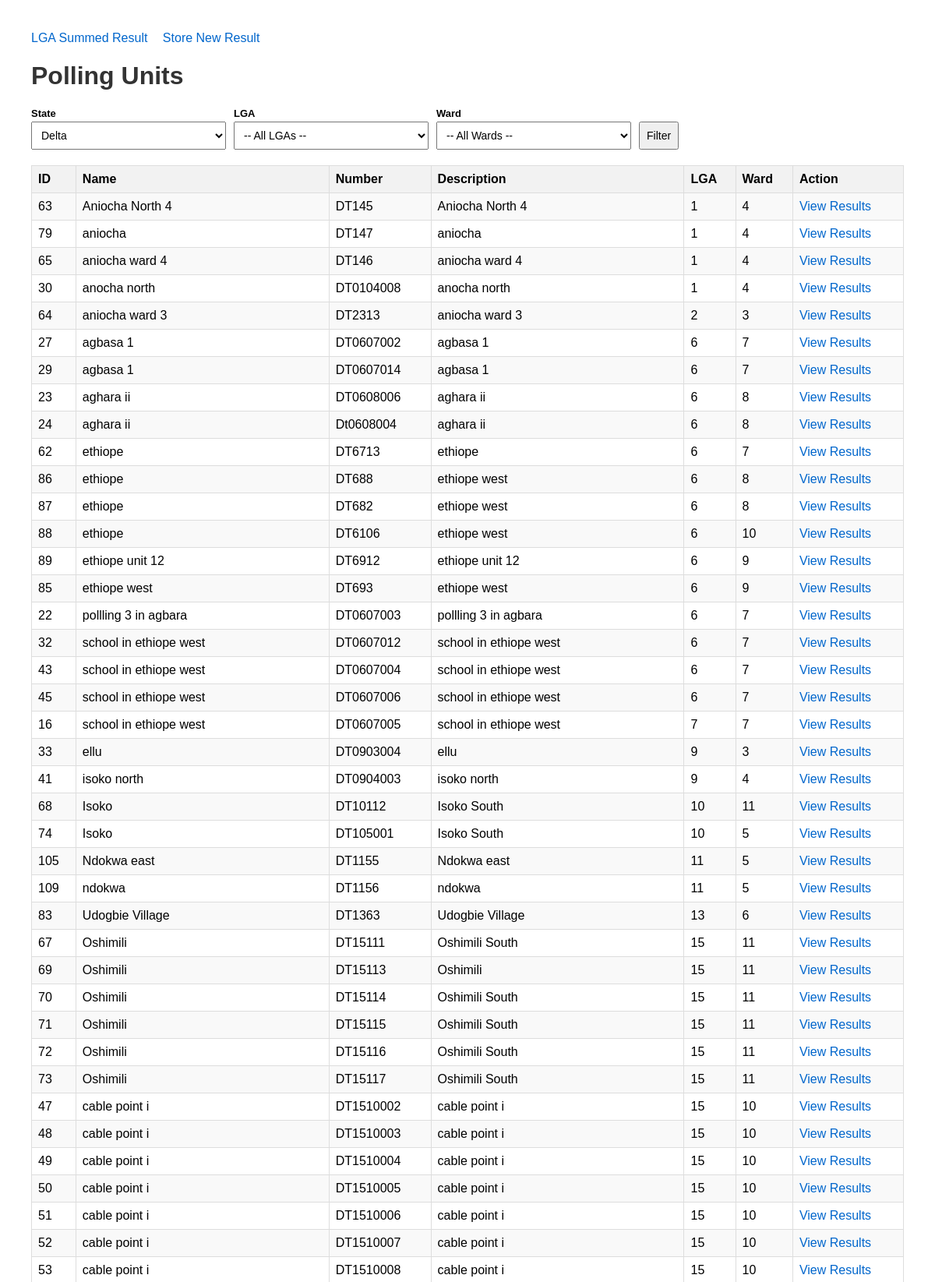
Screenshot of /?state_id=25 (upper part) with the database file from the repository.
### bincom_app/models.py (models this page shows)
class PollingUnit(models.Model):
    uniqueid = models.AutoField(primary_key=True)
    polling_unit_id = models.IntegerField()
    ward_id = models.IntegerField()
    lga_id = models.IntegerField()
    uniquewardid = models.IntegerField(null=True, blank=True)
    polling_unit_number = models.CharField(max_length=50, null=True, blank=True)
    polling_unit_name = models.CharField(max_length=50, null=True, blank=True)
    polling_unit_description = models.TextField(null=True, blank=True)
    lat = models.CharField(max_length=255, null=True, blank=True)
    long = models.CharField(max_length=255, null=True, blank=True)
    entered_by_user = models.CharField(max_length=50, null=True, blank=True)
    date_entered = models.DateTimeField(null=True, blank=True)
    user_ip_address = models.CharField(max_length=50, null=True, blank=True)
    class Meta:
        db_table = 'polling_unit'

### bincom_app/views.py (the view)
# urls.py: path('', views.home, name='home'),
def home(request):
    states = States.objects.all()
    lgas = None
    wards = None
    polling_units = PollingUnit.objects.none()
    state_id = request.GET.get('state_id')
    lga_id = request.GET.get('lga_id')
    ward_id = request.GET.get('ward_id')
    if ward_id:
        polling_units = PollingUnit.objects.filter(
            ward_id=ward_id, lga_id=lga_id
        ).order_by('polling_unit_name')
        lgas = Lga.objects.filter(state_id=state_id).order_by('lga_name')
        wards = Ward.objects.filter(lga_id=lga_id).order_by('ward_name')
    elif lga_id:
        wards = Ward.objects.filter(lga_id=lga_id).order_by('ward_name')
        polling_units = PollingUnit.objects.filter(
            lga_id=lga_id
        ).order_by('polling_unit_name')
        lgas = Lga.objects.filter(state_id=state_id).order_by('lga_name')
    elif state_id:
        lgas = Lga.objects.filter(state_id=state_id).order_by('lga_name')
        polling_units = PollingUnit.objects.filter(
            lga_id__in=Lga.objects.filter(state_id=state_id).values('lga_id')
        ).order_by('lga_id', 'polling_unit_name')
    return render(request, 'bincom_app/home.html', {
        'states': states,
        'lgas': lgas,
        'wards': wards,
        'polling_units': polling_units,
        'selected_state': state_id,
        'selected_lga': lga_id,
        'selected_ward': ward_id,
    })

### bincom_app/templates/bincom_app/home.html (shortened to what this page needs)
<!DOCTYPE html>
<html>
<head>
</head>
<body>
    <nav>
        <a href="{% url 'lga_summed_result' %}">LGA Summed Result</a>
        <a href="{% url 'store_polling_unit_result' %}">Store New Result</a>
    </nav>
    <h1>Polling Units</h1>
    <form id="filter-form" method="GET">
        <div class="filters">
            <div class="filter-group">
                <label>State</label>
                <select name="state_id" id="id_state" onchange="loadLgas()">
                    {% for s in states %}
                        <option value="{{ s.state_id }}" {% if selected_state == s.state_id|stringformat:"s" %}selected{% endif %}>
                            {{ s.state_name }}
                        </option>
                    {% endfor %}
                </select>
            </div>
            <div class="filter-group">
                <label>LGA</label>
                <select name="lga_id" id="id_lga" onchange="loadWards()">
                    <option value="">-- All LGAs --</option>
                </select>
            </div>
            <div class="filter-group">
                <label>Ward</label>
                <select name="ward_id" id="id_ward">
                    <option value="">-- All Wards --</option>
                </select>
            </div>
            <button type="submit">Filter</button>
        </div>
    </form>
    {% if polling_units %}
        <table>
            <tr>
                <th>ID</th>
                <th>Name</th>
                <th>Number</th>
                <th>Description</th>
                <th>LGA</th>
                <th>Ward</th>
                <th>Action</th>
            </tr>
            {% for pu in polling_units %}
                <tr>
                    <td>{{ pu.uniqueid }}</td>
                    <td>{{ pu.polling_unit_name|default:"N/A" }}</td>
                    <td>{{ pu.polling_unit_number|default:"N/A" }}</td>
                    <td>{{ pu.polling_unit_description|default:""|truncatewords:10 }}</td>
                    <td>{{ pu.lga_id }}</td>
                    <td>{{ pu.ward_id }}</td>
                    <td><a href="{% url 'polling_unit_result' pu.uniqueid %}">View Results</a></td>
                </tr>
            {% endfor %}
        </table>
    {% else %}
        {% if selected_state %}
            <p>No polling units found for the selected filters.</p>
        {% else %}
            <p>Select a state to view polling units.</p>
        {% endif %}
    {% endif %}
</body>
</html>

### bincom_app/templates/bincom_app/home.html (style rules this page uses)
body { font-family: Arial, sans-serif; margin: 40px; }
h1 { color: #333; }
nav { margin-bottom: 20px; }
nav a { margin-right: 15px; color: #0066cc; }
select, button { padding: 8px; font-size: 14px; }
select { width: 250px; }
button { cursor: pointer; }
.filters { margin: 15px 0; display: flex; gap: 10px; align-items: end; flex-wrap: wrap; }
.filter-group { display: flex; flex-direction: column; }
.filter-group label { font-weight: bold; margin-bottom: 3px; font-size: 13px; }
table { border-collapse: collapse; width: 100%; margin-top: 20px; }
th, td { border: 1px solid #ddd; padding: 8px; text-align: left; }
th { background-color: #f2f2f2; }
tr:nth-child(even) { background-color: #f9f9f9; }
a { color: #0066cc; text-decoration: none; }

### rows the page displays
PollingUnit: uniqueid "63", polling_unit_name "Aniocha North 4", polling_unit_number "DT145", polling_unit_description "Aniocha North 4", lga_id "1", ward_id "4"
PollingUnit: uniqueid "79", polling_unit_name "aniocha", polling_unit_number "DT147", polling_unit_description "aniocha", lga_id "1", ward_id "4"
PollingUnit: uniqueid "65", polling_unit_name "aniocha ward 4", polling_unit_number "DT146", polling_unit_description "aniocha ward 4", lga_id "1", ward_id "4"
PollingUnit: uniqueid "30", polling_unit_name "anocha north", polling_unit_number "DT0104008", polling_unit_description "anocha north", lga_id "1", ward_id "4"
PollingUnit: uniqueid "64", polling_unit_name "aniocha ward 3", polling_unit_number "DT2313", polling_unit_description "aniocha ward 3", lga_id "2", ward_id "3"
PollingUnit: uniqueid "27", polling_unit_name "agbasa 1", polling_unit_number "DT0607002", polling_unit_description "agbasa 1", lga_id "6", ward_id "7"
PollingUnit: uniqueid "29", polling_unit_name "agbasa 1", polling_unit_number "DT0607014", polling_unit_description "agbasa 1", lga_id "6", ward_id "7"
PollingUnit: uniqueid "23", polling_unit_name "aghara ii", polling_unit_number "DT0608006", polling_unit_description "aghara ii", lga_id "6", ward_id "8"
PollingUnit: uniqueid "24", polling_unit_name "aghara ii", polling_unit_number "Dt0608004", polling_unit_description "aghara ii", lga_id "6", ward_id "8"
PollingUnit: uniqueid "62", polling_unit_name "ethiope", polling_unit_number "DT6713", polling_unit_description "ethiope", lga_id "6", ward_id "7"
PollingUnit: uniqueid "86", polling_unit_name "ethiope", polling_unit_number "DT688", polling_unit_description "ethiope west", lga_id "6", ward_id "8"
PollingUnit: uniqueid "87", polling_unit_name "ethiope", polling_unit_number "DT682", polling_unit_description "ethiope west", lga_id "6", ward_id "8"
PollingUnit: uniqueid "88", polling_unit_name "ethiope", polling_unit_number "DT6106", polling_unit_description "ethiope west", lga_id "6", ward_id "10"
PollingUnit: uniqueid "89", polling_unit_name "ethiope unit 12", polling_unit_number "DT6912", polling_unit_description "ethiope unit 12", lga_id "6", ward_id "9"
PollingUnit: uniqueid "85", polling_unit_name "ethiope west", polling_unit_number "DT693", polling_unit_description "ethiope west", lga_id "6", ward_id "9"
PollingUnit: uniqueid "22", polling_unit_name "pollling 3 in agbara", polling_unit_number "DT0607003", polling_unit_description "pollling 3 in agbara", lga_id "6", ward_id "7"
PollingUnit: uniqueid "32", polling_unit_name "school in ethiope west", polling_unit_number "DT0607012", polling_unit_description "school in ethiope west", lga_id "6", ward_id "7"
PollingUnit: uniqueid "43", polling_unit_name "school in ethiope west", polling_unit_number "DT0607004", polling_unit_description "school in ethiope west", lga_id "6", ward_id "7"
PollingUnit: uniqueid "45", polling_unit_name "school in ethiope west", polling_unit_number "DT0607006", polling_unit_description "school in ethiope west", lga_id "6", ward_id "7"
PollingUnit: uniqueid "16", polling_unit_name "school in ethiope west", polling_unit_number "DT0607005", polling_unit_description "school in ethiope west", lga_id "7", ward_id "7"
PollingUnit: uniqueid "33", polling_unit_name "ellu", polling_unit_number "DT0903004", polling_unit_description "ellu", lga_id "9", ward_id "3"
PollingUnit: uniqueid "41", polling_unit_name "isoko north", polling_unit_number "DT0904003", polling_unit_description "isoko north", lga_id "9", ward_id "4"
PollingUnit: uniqueid "68", polling_unit_name "Isoko", polling_unit_number "DT10112", polling_unit_description "Isoko South", lga_id "10", ward_id "11"
PollingUnit: uniqueid "74", polling_unit_name "Isoko", polling_unit_number "DT105001", polling_unit_description "Isoko South", lga_id "10", ward_id "5"
PollingUnit: uniqueid "105", polling_unit_name "Ndokwa east", polling_unit_number "DT1155", polling_unit_description "Ndokwa east", lga_id "11", ward_id "5"
PollingUnit: uniqueid "109", polling_unit_name "ndokwa", polling_unit_number "DT1156", polling_unit_description "ndokwa", lga_id "11", ward_id "5"
PollingUnit: uniqueid "83", polling_unit_name "Udogbie Village", polling_unit_number "DT1363", polling_unit_description "Udogbie Village", lga_id "13", ward_id "6"
PollingUnit: uniqueid "67", polling_unit_name "Oshimili", polling_unit_number "DT15111", polling_unit_description "Oshimili South", lga_id "15", ward_id "11"
PollingUnit: uniqueid "69", polling_unit_name "Oshimili", polling_unit_number "DT15113", polling_unit_description "Oshimili", lga_id "15", ward_id "11"
PollingUnit: uniqueid "70", polling_unit_name "Oshimili", polling_unit_number "DT15114", polling_unit_description "Oshimili South", lga_id "15", ward_id "11"
PollingUnit: uniqueid "71", polling_unit_name "Oshimili", polling_unit_number "DT15115", polling_unit_description "Oshimili South", lga_id "15", ward_id "11"
PollingUnit: uniqueid "72", polling_unit_name "Oshimili", polling_unit_number "DT15116", polling_unit_description "Oshimili South", lga_id "15", ward_id "11"
PollingUnit: uniqueid "73", polling_unit_name "Oshimili", polling_unit_number "DT15117", polling_unit_description "Oshimili South", lga_id "15", ward_id "11"
PollingUnit: uniqueid "47", polling_unit_name "cable point i", polling_unit_number "DT1510002", polling_unit_description "cable point i", lga_id "15", ward_id "10"
PollingUnit: uniqueid "48", polling_unit_name "cable point i", polling_unit_number "DT1510003", polling_unit_description "cable point i", lga_id "15", ward_id "10"
PollingUnit: uniqueid "49", polling_unit_name "cable point i", polling_unit_number "DT1510004", polling_unit_description "cable point i", lga_id "15", ward_id "10"
PollingUnit: uniqueid "50", polling_unit_name "cable point i", polling_unit_number "DT1510005", polling_unit_description "cable point i", lga_id "15", ward_id "10"
PollingUnit: uniqueid "51", polling_unit_name "cable point i", polling_unit_number "DT1510006", polling_unit_description "cable point i", lga_id "15", ward_id "10"
PollingUnit: uniqueid "52", polling_unit_name "cable point i", polling_unit_number "DT1510007", polling_unit_description "cable point i", lga_id "15", ward_id "10"
PollingUnit: uniqueid "53", polling_unit_name "cable point i", polling_unit_number "DT1510008", polling_unit_description "cable point i", lga_id "15", ward_id "10"

### other values shown
form field state_id "Delta"
